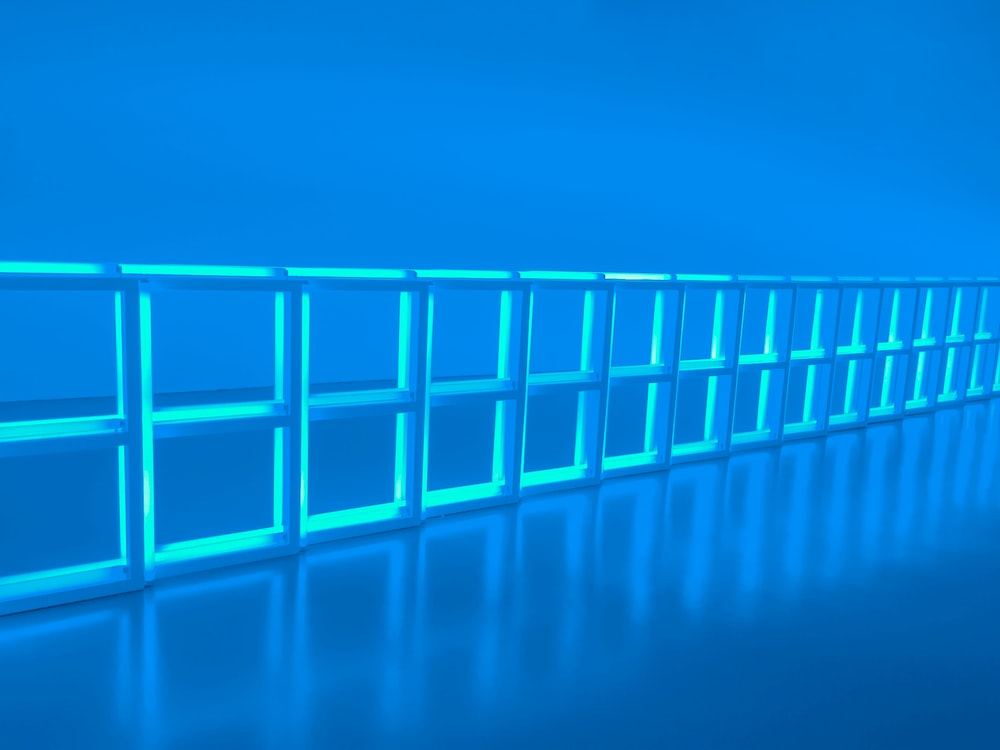
#> input picture photo-1559097622-2cff6decd452.jpeg, 1000 x 750 px
$ python lines.py
#> lines starting #> are read from the running program, lines starting #| are printed output that depends on the picture; after the words box and inside, x2 and y2 are one past the last pixel; in counts of white or black regions, pixels touching at a corner belong together
# Write an algorithm for line and circle detection using the Hough method and apply it to images that contain potential
# lines and circles. Vary the arguments given to the algorithms and see the results.

import cv2
import numpy as np

image = cv2.imread('photo-1559097622-2cff6decd452.jpeg')
#> image is the input picture: shape (750, 1000, 3); mean B, G, R 215.8, 129.3, 0.8
gray = cv2.cvtColor(image, cv2.COLOR_BGR2GRAY)
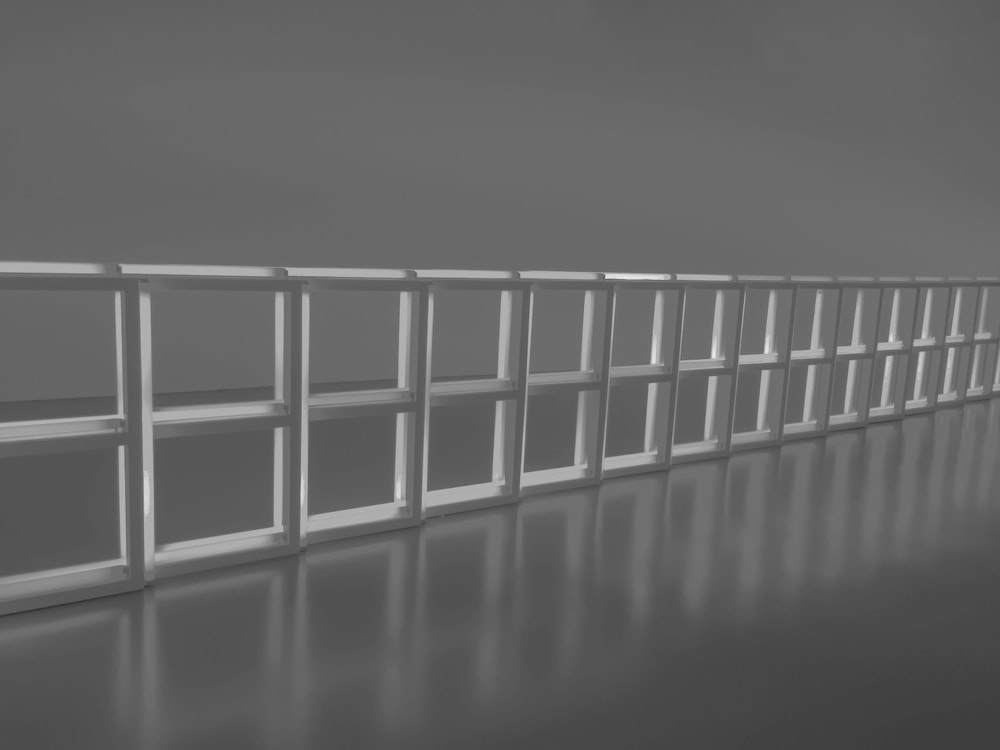
#> gray: shape (750, 1000); min 50, max 234, mean 100.7

# probabilistic
img = cv2.imread('photo-1559097622-2cff6decd452.jpeg', cv2.IMREAD_COLOR)
gray = cv2.cvtColor(img, cv2.COLOR_BGR2GRAY)

edges = cv2.Canny(gray, 50, 200)
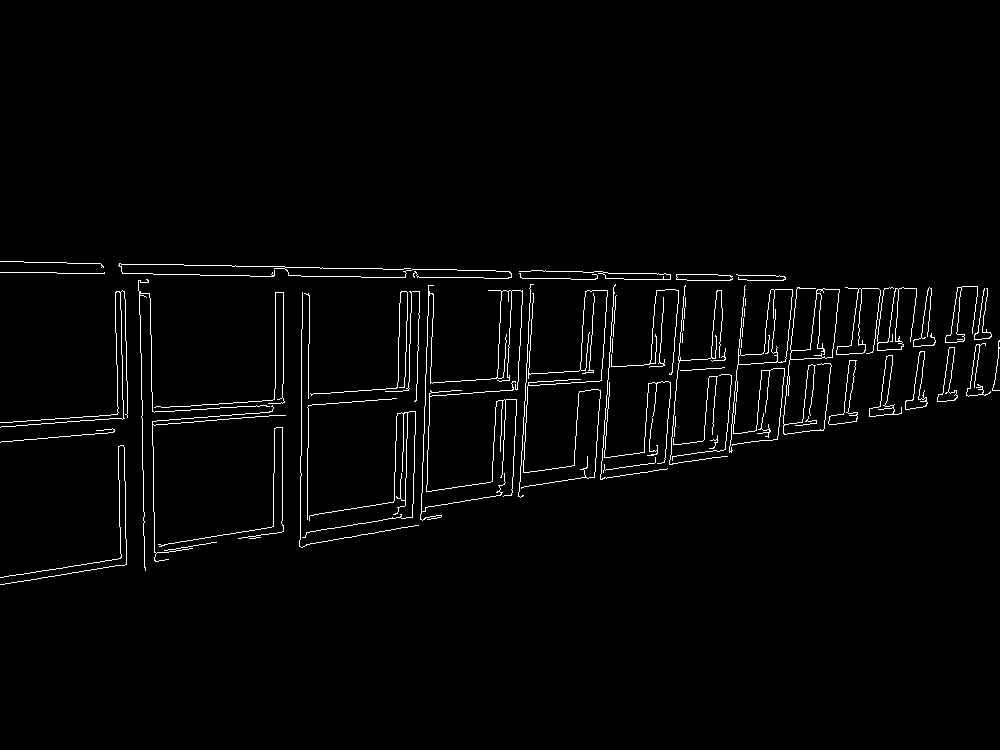
#> edges: shape (750, 1000); 2% white in thin lines or dots, all inside (x1, y1, x2, y2) = (0, 261, 1000, 585)
lines = cv2.HoughLinesP(edges, 1, np.pi/180, 100, minLineLength=10, maxLineGap=250)
#> lines = 40 rows, first 6: [24, 262, 779, 275], [11, 441, 981, 339], [0, 577, 994, 383], [47, 272, 390, 277], [117, 410, 990, 333], [115, 292, 120, 565]

for line in lines:
    x1, y1, x2, y2 = line[0]
    cv2.line(img, (x1, y1), (x2, y2), (255, 0, 0), 3)
#> this loop made 40 passes
#> (x1, y1, x2, y2) on passes 1 to 12: (24, 262, 779, 275), (11, 441, 981, 339), (0, 577, 994, 383), (47, 272, 390, 277), (117, 410, 990, 333), (115, 292, 120, 565), (0, 422, 998, 352), (1, 426, 998, 356), (139, 280, 144, 567), (121, 271, 595, 279), (145, 570, 994, 390), (123, 411, 991, 335)
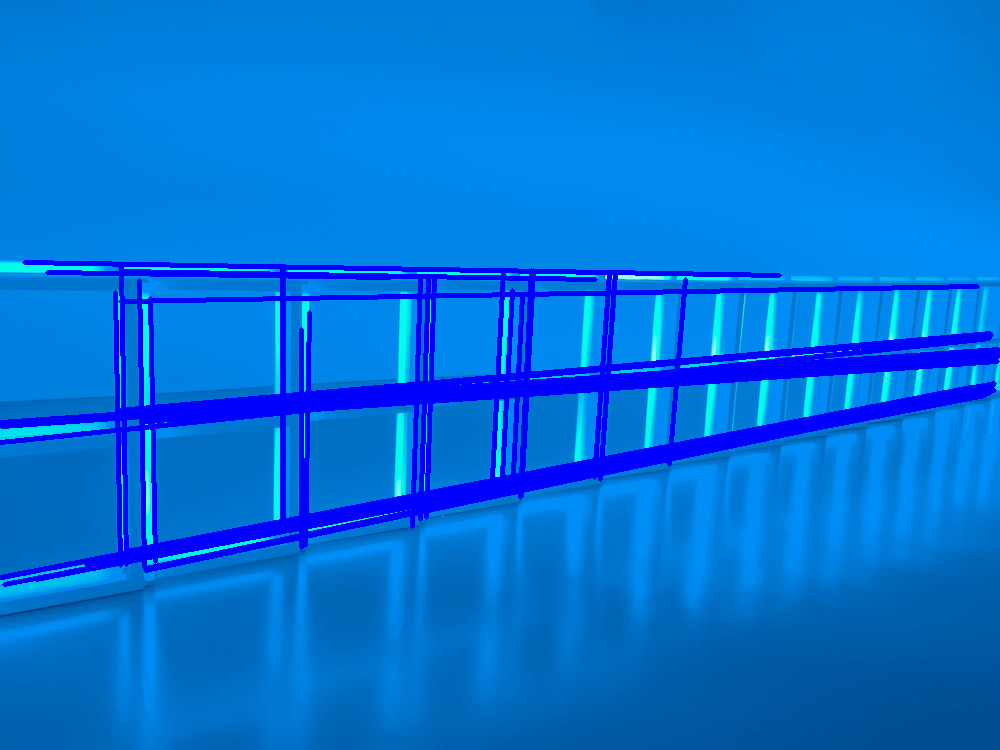
#> img: shape (750, 1000, 3); 9.3% of pixels changed, all inside (x1, y1, x2, y2) = (0, 260, 1000, 587)

cv2.imshow("Result Image", img)
cv2.waitKey(0)

# standard
# Canny edge detector
edges = cv2.Canny(gray, 50, 200)

# Hough transform
lines = cv2.HoughLines(edges, 1, np.pi / 180.0, 120, np.array([]))
#> lines = 57 rows, first 8: [262, 1.59], [440, 1.47], [566, 1.38], [425, 1.5], [421, 1.5], [271, 1.59], [419, 1.48], [-134, 3.12]

for line in lines:
    rho, theta = line[0]
    a = np.cos(theta)
    b = np.sin(theta)
    x0 = a * rho
    y0 = b * rho
    x1 = int(x0 + 1000 * (-b))
    y1 = int(y0 + 1000 * a)
    x2 = int(x0 - 1000 * (-b))
    y2 = int(y0 - 1000 * a)

    cv2.line(image, (x1, y1), (x2, y2), (0, 0, 255), 2)
#> this loop made 57 passes
#> (rho, theta, a, b, x0, y0, x1, y1) on passes 1 to 12: (262, 1.59, -0.0175, 1, -4.57, 262, -1004, 244), (440, 1.47, 0.105, 0.995, 45.99, 437.6, -948, 542), (566, 1.38, 0.191, 0.982, 108, 555.6, -873, 746), (425, 1.5, 0.0698, 0.998, 29.65, 424, -967, 493), (421, 1.5, 0.0698, 0.998, 29.37, 420, -968, 489), (271, 1.59, -0.0175, 1, -4.73, 271, -1004, 253), (419, 1.48, 0.0872, 0.996, 36.52, 417.4, -959, 504), (-134, 3.12, -1, 0.0175, 134, -2.34, 116, -1002), (563, 1.41, 0.156, 0.988, 88.07, 556.1, -899, 712), (426, 1.47, 0.105, 0.995, 44.53, 423.7, -949, 528), (-110, 3.12, -1, 0.0175, 110, -1.92, 92, -1001), (443, 0.0349, 0.999, 0.0349, 442.7, 15.46, 407, 1014)
#> line on passes 55 to 57: [[253, 1.61]], [[574, 1.34]], [[412, 1.5]]
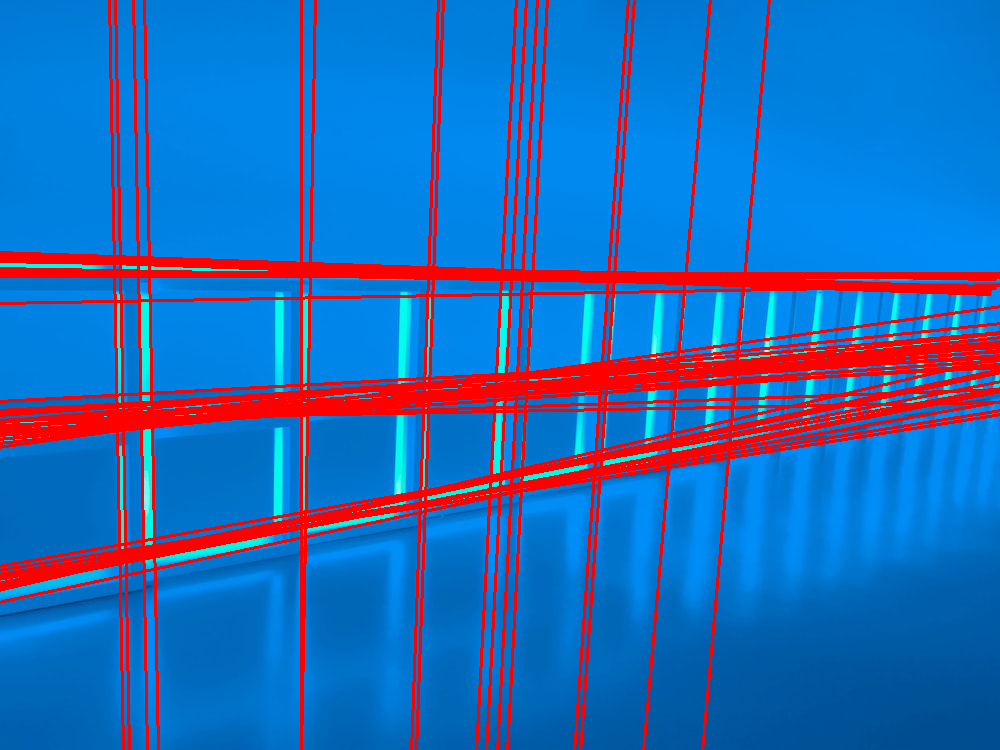
#> image: shape (750, 1000, 3); 14.48% of pixels changed, all inside (x1, y1, x2, y2) = (0, 0, 1000, 750)

cv2.imshow("output", image)
cv2.waitKey(0)

cv2.destroyAllWindows()
